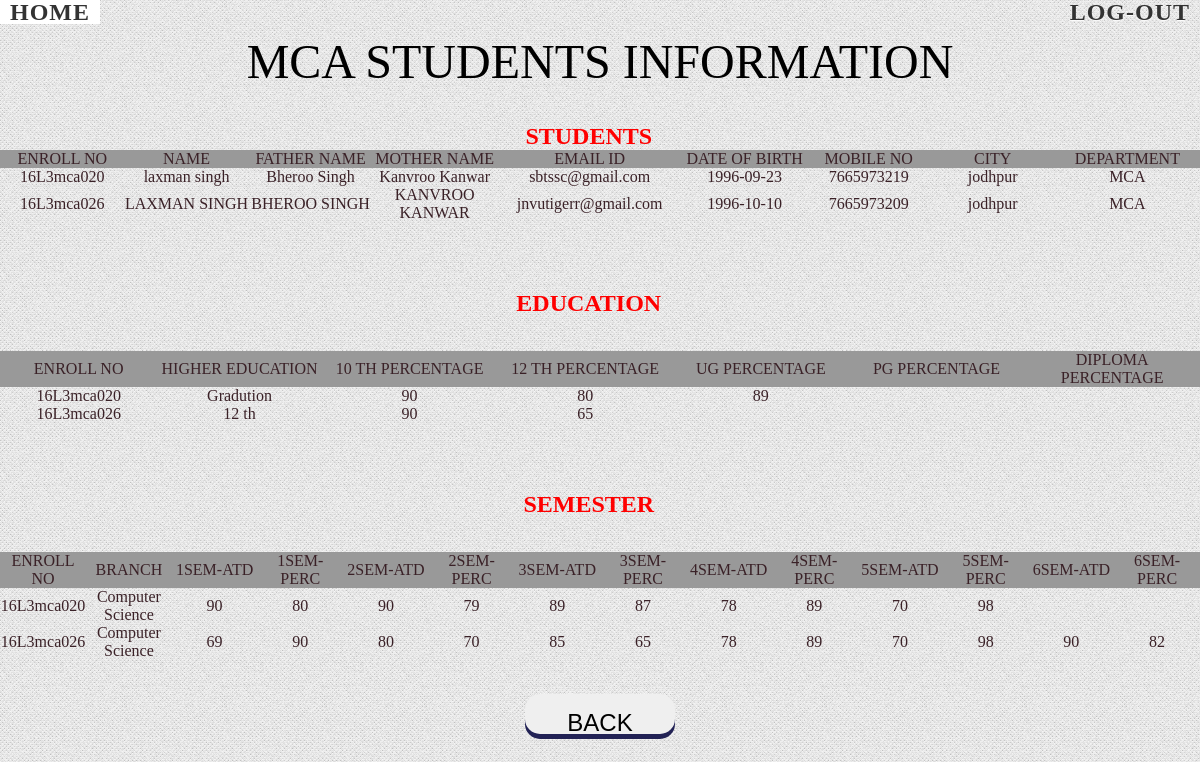
/mca1.php (signed in), run on the app's committed database.
### tables this page shows
CREATE TABLE `student` (
  `name` varchar(20) NOT NULL,
  `fname` varchar(20) NOT NULL,
  `mname` varchar(20) NOT NULL,
  `email` varchar(20) NOT NULL,
  `enrollno` varchar(20) NOT NULL,
  `date` varchar(20) NOT NULL,
  `gender` varchar(20) NOT NULL,
  `mobile` varchar(13) NOT NULL,
  `address` varchar(120) NOT NULL,
  `addre` varchar(120) NOT NULL,
  `city` varchar(20) NOT NULL,
  `pincode` int(10) NOT NULL,
  `state` varchar(20) NOT NULL,
  `country` varchar(20) NOT NULL,
  `department` varchar(20) NOT NULL
);

CREATE TABLE `edu` (
  `enroll` varchar(20) NOT NULL,
  `department` varchar(50) NOT NULL,
  `depart` varchar(20) NOT NULL,
  `tenth` varchar(20) DEFAULT NULL,
  `bord` varchar(40) DEFAULT NULL,
  `rollno` varchar(20) DEFAULT NULL,
  `passyear` varchar(20) DEFAULT NULL,
  `maxmark` varchar(10) DEFAULT NULL,
  `obtmark` varchar(10) DEFAULT NULL,
  `perc` varchar(10) DEFAULT NULL,
  `twelth` varchar(10) DEFAULT NULL,
  `bord12` varchar(40) DEFAULT NULL,
  `rollno12` varchar(20) DEFAULT NULL,
  `passyear12` varchar(10) DEFAULT NULL,
  `maxmark12` varchar(10) DEFAULT NULL,
  `obtmark12` varchar(10) DEFAULT NULL,
  `perc12` varchar(10) DEFAULT NULL,
  `gradution` varchar(20) DEFAULT NULL,
  `univ` varchar(40) DEFAULT NULL,
  `rollno13` varchar(20) DEFAULT NULL,
  `passyear13` varchar(10) DEFAULT NULL,
  `maxmark13` varchar(10) DEFAULT NULL,
  `obtmark13` varchar(10) DEFAULT NULL,
  `perc13` varchar(10) DEFAULT NULL,
  `pg` varchar(20) DEFAULT NULL,
  `univpg` varchar(40) DEFAULT NULL,
  `rollnopg` varchar(20) DEFAULT NULL,
  `passyearpg` varchar(10) DEFAULT NULL,
  `maxmarkpg` varchar(10) DEFAULT NULL,
  `obtmarkpg` varchar(10) DEFAULT NULL,
  `percpg` varchar(10) DEFAULT NULL,
  `dp` varchar(30) DEFAULT NULL,
  `univdp` varchar(40) DEFAULT NULL,
  `rollnodp` varchar(20) DEFAULT NULL,
  `passyeardp` varchar(10) DEFAULT NULL,
  `maxmarkdp` varchar(10) DEFAULT NULL,
  `obtmarkdp` varchar(10) DEFAULT NULL,
  `percdp` varchar(10) DEFAULT NULL
);

CREATE TABLE `sem` (
  `enr` varchar(20) NOT NULL,
  `dep` varchar(30) NOT NULL,
  `branch` varchar(30) NOT NULL,
  `1st` varchar(10) NOT NULL,
  `atd1` varchar(10) NOT NULL,
  `result1` varchar(10) NOT NULL,
  `due1` varchar(100) DEFAULT NULL,
  `max1` varchar(10) NOT NULL,
  `obt1` varchar(10) NOT NULL,
  `perc1` varchar(10) NOT NULL,
  `2nd` varchar(10) NOT NULL,
  `atd2` varchar(10) NOT NULL,
  `result2` varchar(10) NOT NULL,
  `due2` varchar(100) DEFAULT NULL,
  `max2` varchar(10) NOT NULL,
  `obt2` varchar(10) NOT NULL,
  `perc2` varchar(10) NOT NULL,
  `3rd` varchar(10) NOT NULL,
  `atd3` varchar(10) NOT NULL,
  `result3` varchar(10) NOT NULL,
  `due3` varchar(100) DEFAULT NULL,
  `max3` varchar(10) NOT NULL,
  `obt3` varchar(10) NOT NULL,
  `perc3` varchar(10) NOT NULL,
  `4th` varchar(10) NOT NULL,
  `atd4` varchar(10) NOT NULL,
  `result4` varchar(10) NOT NULL,
  `due4` varchar(100) DEFAULT NULL,
  `max4` varchar(10) NOT NULL,
  `obt4` varchar(10) NOT NULL,
  `perc4` varchar(10) NOT NULL,
  `5th` varchar(10) NOT NULL,
  `atd5` varchar(10) NOT NULL,
  `result5` varchar(10) NOT NULL,
  `due5` varchar(100) DEFAULT NULL,
  `max5` varchar(10) NOT NULL,
  `obt5` varchar(10) NOT NULL,
  `perc5` varchar(10) NOT NULL,
  `6th` varchar(10) NOT NULL,
  `atd6` varchar(10) NOT NULL,
  `result6` varchar(10) NOT NULL,
  `due6` varchar(100) DEFAULT NULL,
  `max6` varchar(10) NOT NULL,
  `obt6` varchar(10) NOT NULL,
  `perc6` varchar(10) NOT NULL
);

### mca1.php (the view, shortened to what this page needs)
<?php
echo"	<html>
<head>
<title>MCA</title>
    <link rel='stylesheet' type='text/css' href='style.css' media='all' />
    <link rel='stylesheet' type='text/css' href='demo.css' media='all' />
	<link rel='stylesheet' type='text/css' href='bun.css' media='all' />
</head>
<body>
<div class='container'>
            <div class='freshdesignweb-top'>
                <a href='faculty.php'><font size='+2' ><strong>Home</strong></font></a>
                <span class='right'>
                    <a href='logout.php'>
                        <font size='+2' ><strong>Log-Out</strong></font>
                    </a>
            </span>
            </div>
	<BR><BR><h1 class='h' align='CENTER'><font color='BLACK' ALIGN='CENTER' size='+4'>MCA STUDENTS INFORMATION</font> </h1><BR><BR>
			<form id='contactform' method='POST' >";
	$conn=mysqli_connect("localhost","root","")or die("not connect to mysql");
	mysqli_select_db($conn,"stu");
	$sel="select * from student WHERE department='MCA' ";
	$result = $conn->query($sel);
	echo"<center><label><font size='+2' color='red' ><strong>STUDENTS</strong></font></label> &nbsp;&nbsp;&nbsp;&nbsp;&nbsp;<br>";
	if ($result->num_rows > 0)
	{
		echo "<table border=1 width='100%' cellspacing='10'>
		<tr bgcolor='#999999'><th style='text-align:center;' width='7%'>ENROLL NO</th><th style='text-align:center;' width='7%' >NAME</th><th style='text-align:center;' width='7%'>FATHER NAME</th><th style='text-align:center;' width='7%'>MOTHER NAME</th><th style='text-align:center;'  width='7%'>EMAIL ID</th><th style='text-align:center;' width='7%'>DATE OF BIRTH</th><th style='text-align:center;' width='7%'>MOBILE NO</th><th style='text-align:center;' width='7%'>CITY</th><th style='text-align:center;' width='7%'>DEPARTMENT</th></tr>";
   		 while($row = $result->fetch_assoc())
		 	{
			$name = $row['name'];
			$fname = $row['fname'];
			$mname = $row['mname'];
			$email = $row['email'];
			$enrollno = $row['enrollno'];
			$date = $row['date'];
			$mobile = $row['mobile'];
			$city = $row['city'];
			$department = $row['department'];
echo"<tr><th style='text-align:center;'>".$enrollno."</th><th style='text-align:center;' >".$name."</th><th style='text-align:center;'>".$fname."</th><th style='text-align:center;'>".$mname."</th><th style='text-align:center;'>".$email."</th><th style='text-align:center;'>".$date."</th><th style='text-align:center;'>".$mobile."</th><th style='text-align:center;'>".$city."</th><th style='text-align:center;'>".$department."</th></tr>";
			}
			echo"</table>";
	}
	else
	{
      echo "0 results";
	}
	$sel="select * from edu  WHERE department='MCA'";
	$result = $conn->query($sel);
	echo"<br><br><br><br><center><label><font size='+2' color='red' ><strong>EDUCATION</strong></font></label> &nbsp;&nbsp;&nbsp;&nbsp;&nbsp;<br>";
	if ($result->num_rows > 0)
	{
		echo "<br><br><table border=1 width='100%' cellspacing='10'>
		<tr bgcolor='#999999'><th style='text-align:center;' width='7%' >ENROLL NO</th><th style='text-align:center;' width='7%'>HIGHER EDUCATION</th><th style='text-align:center;' width='7%'>10 TH PERCENTAGE</th><th style='text-align:center;'  width='7%'>12 TH PERCENTAGE</th><th style='text-align:center;' width='7%'>UG PERCENTAGE</th><th style='text-align:center;' width='7%'>PG PERCENTAGE</th><th style='text-align:center;' width='7%'>DIPLOMA PERCENTAGE</th></tr>";
   		 while($row = $result->fetch_assoc())
		 	{
		$enroll = $row['enroll'];
		$depart = $row['depart'];
		$perc = $row['perc'];
		$perc12 = $row['perc12'];
		$perc13 = $row['perc13'];
		$percpg = $row['percpg'];
		$percdp = $row['percdp'];
	echo"<tr><th style='text-align:center;' >".$enroll."</th><th style='text-align:center;'>".$depart."</th><th style='text-align:center;'>".$perc."</th><th style='text-align:center;'>".$perc12."</th><th style='text-align:center;'>".$perc13."</th><th style='text-align:center;'>".$percpg."</th><th style='text-align:center;'>".$percdp."</th></tr>";
		}
			echo"</table>";
	}
	else
	{
      echo "0 results";
	}
	$sel="select * from sem  WHERE dep='MCA'";
	$result = $conn->query($sel);
		echo"<br><br><br><br><center><label><font size='+2' color='red' ><strong>SEMESTER</strong></font></label> &nbsp;&nbsp;&nbsp;&nbsp;&nbsp;<br>";
	if ($result->num_rows > 0)
	{
		echo "<br><br><table border=1 width='100%' cellspacing='10'>
		<tr bgcolor='#999999'><th style='text-align:center;' width='7%' >ENROLL NO</th><th style='text-align:center;' width='7%'>BRANCH</th><th style='text-align:center;' width='7%'>1SEM-ATD</th><th style='text-align:center;'  width='7%'>1SEM-PERC</th><th style='text-align:center;' width='7%'>2SEM-ATD</th><th style='text-align:center;' width='7%'>2SEM-PERC</th><th style='text-align:center;' width='7%'>3SEM-ATD</th><th style='text-align:center;' width='7%'>3SEM-PERC</th><th style='text-align:center;' width='7%'>4SEM-ATD</th><th style='text-align:center;' width='7%'>4SEM-PERC</th><th style='text-align:center;' width='7%'>5SEM-ATD</th><th style='text-align:center;' width='7%'>5SEM-PERC</th><th style='text-align:center;' width='7%'>6SEM-ATD</th><th style='text-align:center;' width='7%'>6SEM-PERC</th></tr>";
   		 while($row = $result->fetch_assoc())
		 	{
		$enr = $row['enr'];
		$branch = $row['branch'];
		$atd1 = $row['atd1'];
		$perc1 = $row['perc1'];
		$atd2 = $row['atd2'];
		$perc2 = $row['perc2'];
		$atd3 = $row['atd3'];
		$perc3 = $row['perc3'];
		$atd4 = $row['atd4'];
		$perc4 = $row['perc4'];
		$atd5 = $row['atd5'];
		$perc5 = $row['perc5'];
		$atd6 = $row['atd6'];
		$perc6 = $row['perc6'];
	echo"<tr><th style='text-align:center;' >".$enr."</th><th style='text-align:center;'>".$branch."</th><th style='text-align:center;'>".$atd1."</th><th style='text-align:center;'>".$perc1."</th><th style='text-align:center;'>".$atd2."</th><th style='text-align:center;'>".$perc2."</th><th style='text-align:center;'>".$atd3."</th><th style='text-align:center;'>".$perc3."</th><th style='text-align:center;'>".$atd4."</th><th style='text-align:center;'>".$perc4."</th><th style='text-align:center;'>".$atd5."</th><th style='text-align:center;'>".$perc5."</th><th style='text-align:center;'>".$atd6."</th><th style='text-align:center;'>".$perc6."</th></tr>";
		}
			echo"</table>";
	}
	else
	{
      echo "0 results";
	}
echo"<center><br><br><input type='submit' formaction='faculty.php' value='BACK' style='width:150px; height:40px; text-align:top'; class='button2'></center></form></body></html>";
?>

### demo.css (style rules this page uses)
body,div,dl,dt,dd,ul,ol,li,h1,h2,h3,h4,h5,h6,pre,form,fieldset,input,textarea,p,blockquote,th,td { margin:0; padding:0; }
html,body { margin:0; padding:0; height: 100%; }
table { border-collapse:collapse; border-spacing:0; }
address,caption,cite,code,dfn,th,var { font-style:normal; font-weight:normal; }
caption,th { text-align:left; }
h1,h2,h3,h4,h5,h6 { font-size:100%; font-weight:normal; }
body { font-family: Cambria, Palatino, "Palatino Linotype", "Palatino LT STD", Georgia, serif; background:url(images/bgnoise_lg.png); font-weight: 400; font-size: 15px; color: #3a2127; overflow-y: scroll; }
a { color: #333; text-decoration: none; }
.container { width: 100%; height: 100%; position: relative; }
.freshdesignweb-top { line-height: 24px; font-size: 11px; background: rgba(0, 0, 0, 0.05); text-transform: uppercase; z-index: 9999; position: relative; box-shadow: 1px 0px 2px rgba(0,0,0,0.2); }
.freshdesignweb-top a { padding: 0px 10px; letter-spacing: 1px; color: #333; text-shadow: 0px 1px 1px #fff; display: block; float: left; }
.freshdesignweb-top span.right { float: right; }
.freshdesignweb-top span.right a { float: left; display: block; }

### bun.css (style rules this page uses)
table, th, td { border: 0px solid black; }
.button2 { padding: 15px 25px; font-size: 24px;text-align: center; border: none; border-radius: 15px;box-shadow: 0 5px #225; }

### data on the page
student: enrollno "16L3mca020", name "laxman singh", fname "Bheroo Singh", mname "Kanvroo Kanwar", email "sbtssc@gmail.com", date "1996-09-23", mobile "7665973219", city "jodhpur", department "MCA"
student: enrollno "16L3mca026", name "LAXMAN SINGH", fname "BHEROO SINGH", mname "KANVROO KANWAR", email "jnvutigerr@gmail.com", date "1996-10-10", mobile "7665973209", city "jodhpur", department "MCA"
edu: enroll "16L3mca020", depart "Gradution", perc "90", perc12 "80", perc13 "89"
edu: enroll "16L3mca026", depart "12 th", perc "90", perc12 "65"
sem: enr "16L3mca020", branch "Computer Science", atd1 "90", perc1 "80", atd2 "90", perc2 "79", atd3 "89", perc3 "87", atd4 "78", perc4 "89", atd5 "70", perc5 "98"
sem: enr "16L3mca026", branch "Computer Science", atd1 "69", perc1 "90", atd2 "80", perc2 "70", atd3 "85", perc3 "65", atd4 "78", perc4 "89", atd5 "70", perc5 "98", atd6 "90", perc6 "82"
